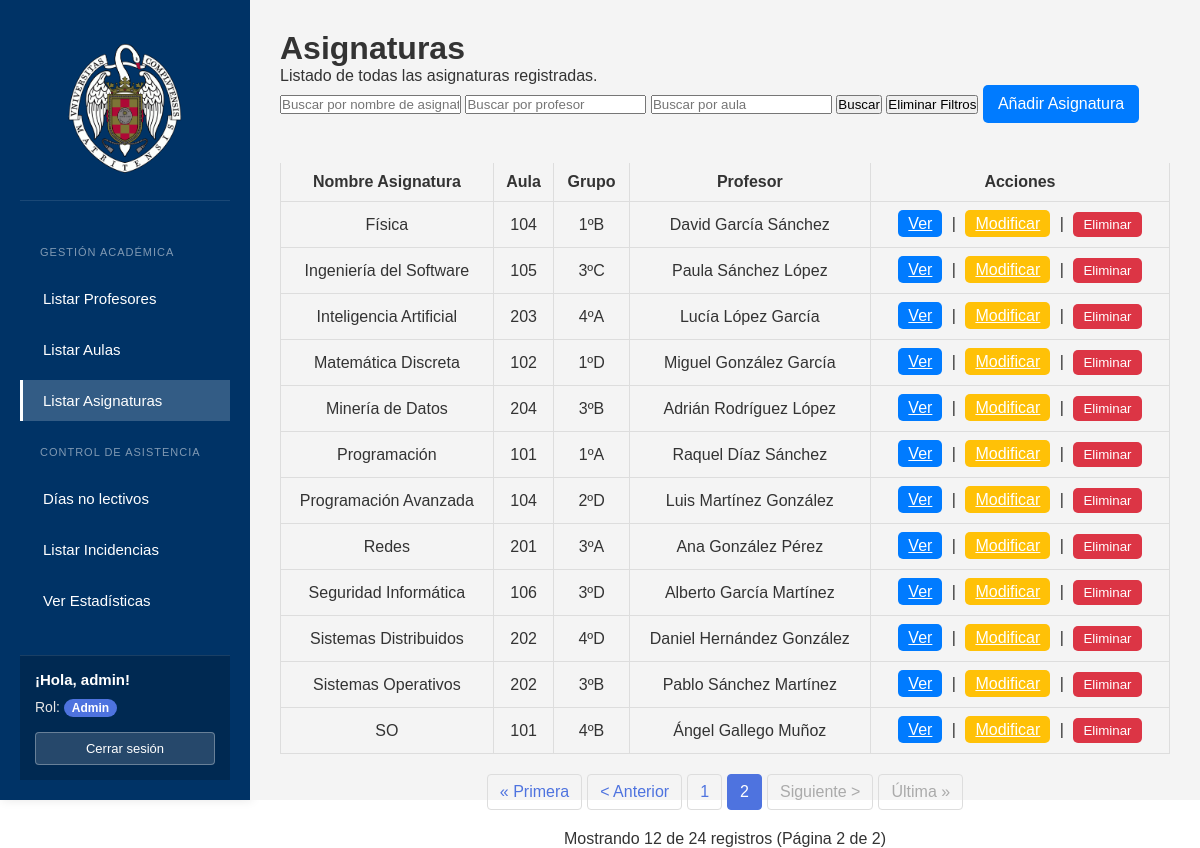
/ListadoAsignaturas.php?pagina=2 (signed in), run on the app's committed database.
### tables this page shows
CREATE TABLE `asignaturas` (
  `id` int(11) NOT NULL,
  `profesor_id` int(11) NOT NULL,
  `aula_id` int(11) NOT NULL,
  `nombre_asignatura` varchar(100) NOT NULL,
  `grupo` varchar(10) DEFAULT NULL
);

CREATE TABLE `aulas` (
  `id` int(11) NOT NULL,
  `numero_aula` int(11) NOT NULL,
  `capacidad` int(11) NOT NULL
);

### ListadoAsignaturas.php (the view, shortened to what this page needs)
<!DOCTYPE html>
<html lang="es">
<head>
    <link rel="stylesheet" href="styles.css">
</head>
<body>
    <?php include("php/sidebar.php"); ?>
    <div class="main-content">
        <h1>Asignaturas</h1>
        <p>Listado de todas las asignaturas registradas.</p>
        <form method="GET" action="" style="margin-bottom: 20px;">
            <input type="text" name="nombre_asignatura" placeholder="Buscar por nombre de asignatura"
                   value="<?php echo isset($_GET['nombre_asignatura']) ? htmlspecialchars($_GET['nombre_asignatura']) : ''; ?>">
            <input type="text" name="profesor" placeholder="Buscar por profesor"
                   value="<?php echo isset($_GET['profesor']) ? htmlspecialchars($_GET['profesor']) : ''; ?>">
            <input type="text" name="aula" placeholder="Buscar por aula"
                   value="<?php echo isset($_GET['aula']) ? htmlspecialchars($_GET['aula']) : ''; ?>">
            <button type="submit">Buscar</button>
            <button type="button" onclick="window.location.href='ListadoAsignaturas.php'">Eliminar Filtros</button>
            <?php if (in_array($_SESSION['rol'], ['admin', 'editor'])): ?>
            <a href="AgregarAsignatura.php" class="add-btn">Añadir Asignatura</a>
            <?php endif; ?>
        </form>
        <table class="data-table">
            <thead>
                <tr>
                    <th>Nombre Asignatura</th>
                    <th>Aula</th>
                    <th>Grupo</th>
                    <th>Profesor</th>
                    <th>Acciones</th>
                </tr>
            </thead>
            <tbody>
                <?php
                include("php/conexion.php");
                $registros_por_pagina = 12;
                $pagina_actual = isset($_GET['pagina']) ? intval($_GET['pagina']) : 1;
                $offset = ($pagina_actual - 1) * $registros_por_pagina;
                $query = "
                        SELECT a.id,
                        a.nombre_asignatura,
                        a.grupo,
                        CONCAT(p.nombre, ' ', p.apellidos) AS profesor_nombre,
                        au.numero_aula
                        FROM asignaturas a
                        JOIN profesores p ON a.profesor_id = p.id
                        JOIN aulas au ON a.aula_id = au.id";
                $params = [];
                $types = "";
                $query_count = "SELECT COUNT(*) as total FROM (" . $query . ") as subquery";
                $stmt_count = $conn->prepare($query_count);
                $stmt_count->execute();
                $result_count = $stmt_count->get_result();
                $row_count = $result_count->fetch_assoc();
                $total_registros = $row_count['total'];
                $total_paginas = ceil($total_registros / $registros_por_pagina);
                $query .= " ORDER BY a.nombre_asignatura, a.grupo";
                $query .= " LIMIT ? OFFSET ?";
                $params[] = $registros_por_pagina;
                $params[] = $offset;
                $types .= "ii";
                $stmt = $conn->prepare($query);
                if (!empty($params)) {
                    $stmt->bind_param($types, ...$params);
                }
                $stmt->execute();
                $result = $stmt->get_result();
                if ($result && $result->num_rows > 0) {
                    while ($row = $result->fetch_assoc()) {
                        echo "<tr>";
                        echo "<td>" . htmlspecialchars($row['nombre_asignatura']) . "</td>";
                        echo "<td>" . htmlspecialchars($row['numero_aula']) . "</td>";
                        echo "<td>" . htmlspecialchars($row['grupo']) . "</td>";
                        echo "<td>" . htmlspecialchars($row['profesor_nombre']) . "</td>";
                        echo "<td>";
                        echo "<a href='VerDatosAsignatura.php?id=" . htmlspecialchars($row['id']) . "' class='view-btn'>Ver</a>";
                        if (in_array($_SESSION['rol'], ['admin', 'editor'])) {
                            echo " | <a href='ModificarAsignatura.php?id=" . htmlspecialchars($row['id']) . "' class='edit-btn'>Modificar</a>";
                        }
                        if ($_SESSION['rol'] === 'admin') {
                            echo " | <button onclick='confirmarEliminacion(" . htmlspecialchars($row['id']) . ")' class='delete-btn'>Eliminar</button>";
                        }
                        echo "</td>";
                        echo "</tr>";
                    }
                } else {
                    echo "<tr><td colspan='5'>No hay asignaturas registradas.</td></tr>";
                }
                ?>
            </tbody>
        </table>
        <?php if ($total_registros > 0): ?>
        <div class="pagination">
            <?php
            $url_params = [];
            $url_base = "ListadoAsignaturas.php?" . implode("&", $url_params);
            $url_base .= !empty($url_params) ? "&" : "";
            if ($pagina_actual > 1) {
                echo "<a href='{$url_base}pagina=1'>&laquo; Primera</a>";
                echo "<a href='{$url_base}pagina=" . ($pagina_actual - 1) . "'>&lt; Anterior</a>";
            } else {
                echo "<span class='disabled'>&laquo; Primera</span>";
                echo "<span class='disabled'>&lt; Anterior</span>";
            }
            $rango = 2;
            for ($i = max(1, $pagina_actual - $rango); $i <= min($total_paginas, $pagina_actual + $rango); $i++) {
                if ($i == $pagina_actual) {
                    echo "<span class='active'>{$i}</span>";
                } else {
                    echo "<a href='{$url_base}pagina={$i}'>{$i}</a>";
                }
            }
            if ($pagina_actual < $total_paginas) {
                echo "<a href='{$url_base}pagina=" . ($pagina_actual + 1) . "'>Siguiente &gt;</a>";
                echo "<a href='{$url_base}pagina={$total_paginas}'>Última &raquo;</a>";
            } else {
                echo "<span class='disabled'>Siguiente &gt;</span>";
                echo "<span class='disabled'>Última &raquo;</span>";
            }
            ?>
        </div>
        <p style="text-align: center;">
            Mostrando <?php echo min($registros_por_pagina, $result->num_rows); ?> de <?php echo $total_registros; ?> registros
            (Página <?php echo $pagina_actual; ?> de <?php echo $total_paginas; ?>)
        </p>
        <?php endif; ?>
    </div>
</body>
</html>

### styles.css (style rules this page uses)
* { margin: 0; padding: 0; box-sizing: border-box; }
body { font-family: Arial, sans-serif; color: #333; height: 100vh; display: flex; }
.main-content { flex-grow: 1; background-color: #f4f4f4; padding: 30px; }
table { width: 100%; border-collapse: collapse; }
table th, table td { text-align: center; padding: 10px; border-bottom: 1px solid #ddd; border-left: 1px solid #ddd; border-right: 1px solid #ddd; }
table th { background-color: #f4f4f4; }
.view-btn, .edit-btn, .delete-btn { background-color: #007bff; color: white; border: none; padding: 5px 10px; margin: 0 5px; border-radius: 5px; cursor: pointer; }
.edit-btn { background-color: #ffc107; }
.delete-btn { background-color: #dc3545; }
.add-btn { display: inline-block; margin-bottom: 20px; padding: 10px 15px; background-color: #007bff; color: white; text-decoration: none; border-radius: 5px; }

### ListadoAsignaturas.php (style rules this page uses)
.pagination { display: flex; justify-content: center; margin: 20px 0; gap: 5px; }
.pagination a, .pagination span { display: inline-block; padding: 8px 12px; text-decoration: none; border: 1px solid #ddd; color: #4e73df; border-radius: 4px; }
.pagination .active { background-color: #4e73df; color: white; border-color: #4e73df; }
.pagination .disabled { color: #aaa; cursor: not-allowed; }

### data on the page
asignaturas: nombre_asignatura "Física", aula.numero_aula "104", grupo "1ºB", profesor_nombre "David García Sánchez"
asignaturas: nombre_asignatura "Ingeniería del Software", aula.numero_aula "105", grupo "3ºC", profesor_nombre "Paula Sánchez López"
asignaturas: nombre_asignatura "Inteligencia Artificial", aula.numero_aula "203", grupo "4ºA", profesor_nombre "Lucía López García"
asignaturas: nombre_asignatura "Matemática Discreta", aula.numero_aula "102", grupo "1ºD", profesor_nombre "Miguel González García"
asignaturas: nombre_asignatura "Minería de Datos", aula.numero_aula "204", grupo "3ºB", profesor_nombre "Adrián Rodríguez López"
asignaturas: nombre_asignatura "Programación", aula.numero_aula "101", grupo "1ºA", profesor_nombre "Raquel Díaz Sánchez"
asignaturas: nombre_asignatura "Programación Avanzada", aula.numero_aula "104", grupo "2ºD", profesor_nombre "Luis Martínez González"
asignaturas: nombre_asignatura "Redes", aula.numero_aula "201", grupo "3ºA", profesor_nombre "Ana González Pérez"
asignaturas: nombre_asignatura "Seguridad Informática", aula.numero_aula "106", grupo "3ºD", profesor_nombre "Alberto García Martínez"
asignaturas: nombre_asignatura "Sistemas Distribuidos", aula.numero_aula "202", grupo "4ºD", profesor_nombre "Daniel Hernández González"
asignaturas: nombre_asignatura "Sistemas Operativos", aula.numero_aula "202", grupo "3ºB", profesor_nombre "Pablo Sánchez Martínez"
asignaturas: nombre_asignatura "SO", aula.numero_aula "101", grupo "4ºB", profesor_nombre "Ángel Gallego Muñoz"

### other printed values
$_SESSION['username'] "admin"
$_SESSION['rol'] "Admin"
min($registros_por_pagina, $result->num_rows) "12"
$total_registros "24"
$pagina_actual "2"
$total_paginas "2"
